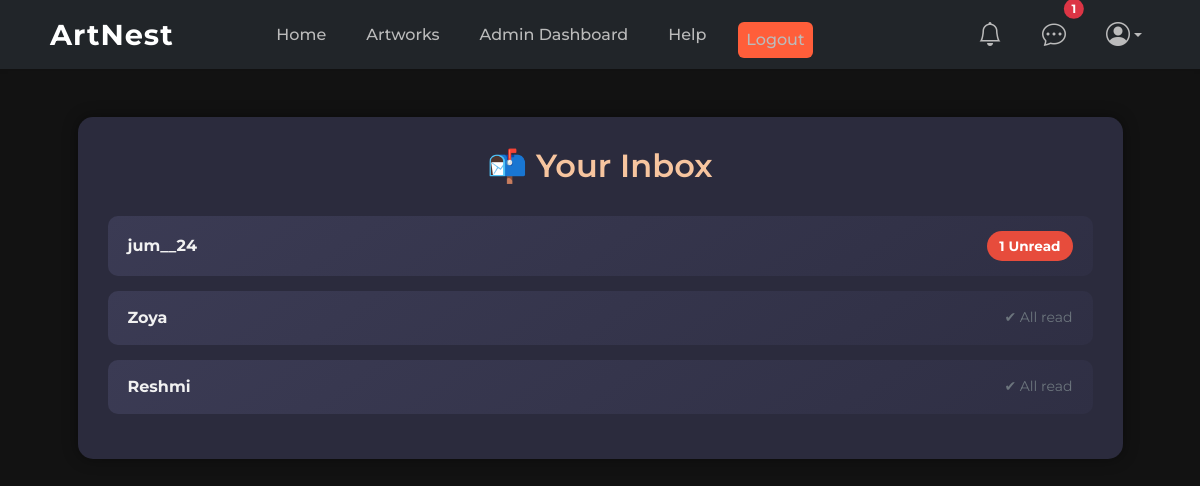
Before: /messages/inbox/ (signed in) with the older database file.
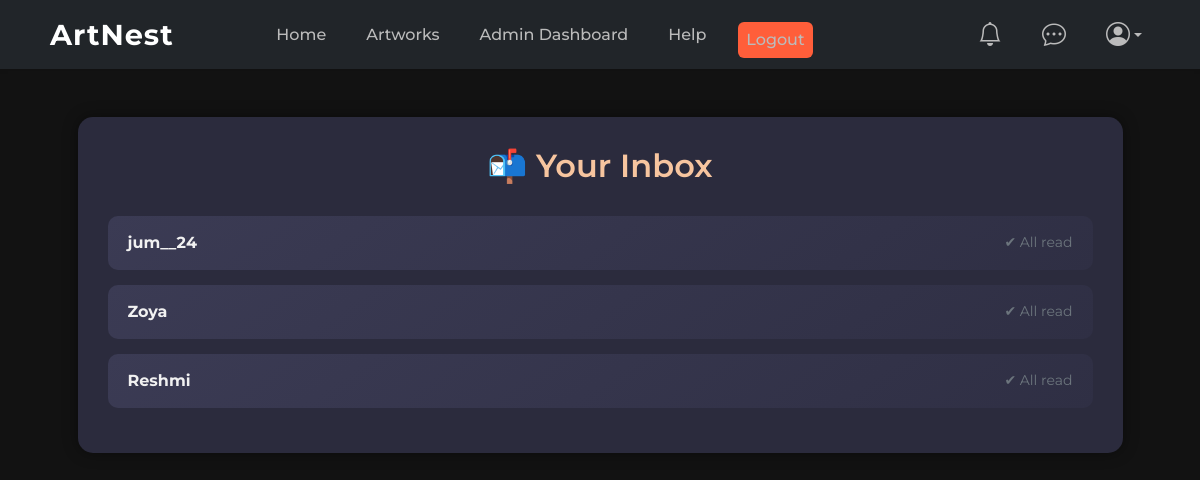
After: the same page with the newer database file.
### users/models.py (models this page shows)
class User(AbstractUser):
    ROLE_CHOICES = (
        ('buyer', 'Buyer'),
        ('seller', 'Seller'),
        ('staff', 'Staff'),
    )
    full_name = models.CharField(max_length=100)
    role = models.CharField(max_length=10, choices=ROLE_CHOICES)

### messaging/views.py (the view)
# urls.py: path('inbox/', views.inbox, name='inbox'),
@login_required
def inbox(request):
    received_msgs = Message.objects.filter(receiver=request.user)
    senders = {}
    for msg in received_msgs:
        sender = msg.sender
        if sender not in senders:
            senders[sender] = {'unread': 0, 'last_msg': None}
        if not msg.is_read:
            senders[sender]['unread'] += 1
        if senders[sender]['last_msg'] is None or msg.timestamp > senders[sender]['last_msg']:
            senders[sender]['last_msg'] = msg.timestamp
    sorted_senders = sorted(senders.items(), key=lambda x: x[1]['last_msg'], reverse=True)
    return render(request, 'messaging/inbox.html', {
        'senders': sorted_senders
    })

### messaging/context_processors.py (called while the page is built)
def unread_message_count(request):
    if request.user.is_authenticated:
        count = Message.objects.filter(receiver=request.user, is_read=False).count()
        return {'unread_message_count': count}
    return {}

### notifications/context_processors.py (called while the page is built)
def unread_notifications(request):
    if request.user.is_authenticated:
        count = request.user.notifications.filter(unread=True).count()
        return {'unread_notification_count': count}
    return {}

### users/templatetags/user_tags.py (called while the page is built)
@register.simple_tag
def get_admin_user():
    User = get_user_model()
    return User.objects.filter(is_superuser=True).first()

### templates/messaging/inbox.html (shortened to what this page needs)
{% extends 'base.html' %}
{% load humanize %}
{% block content %}
<div class="container mt-5 inbox-container">
  <h2 class="inbox-title">📬 Your Inbox</h2>
  {% if senders %}
    {% for sender, data in senders %}
      <a href="{% url 'conversation_detail' username=sender.username %}" class="message-link">
        <strong>{{ sender.get_full_name|default:sender.username }}</strong>
        {% if data.unread > 0 %}
          <span class="unread-badge">{{ data.unread }} Unread</span>
        {% else %}
          <span class="text-muted small">✔ All read</span>
        {% endif %}
      </a>
    {% endfor %}
  {% else %}
    <div class="no-msg">You have no messages.</div>
  {% endif %}
</div>
{% endblock %}

Changed rows visible on the page:
changed User "jum__24": unread "1" → (not shown); text "Unread" → "✔ All read"
Other visible differences:
{{ unread_message_count }}: "1" → (not shown)
